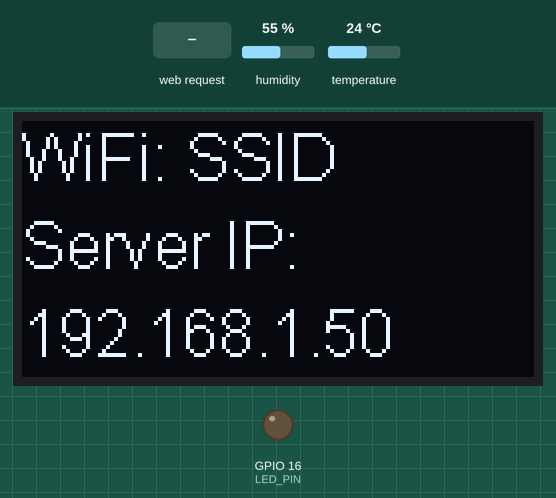
Simulated run of this sketch. Board: ESP32. On the bench: 128×64 one-colour display, output pins drawn as LEDs (lit = HIGH). The inputs (shaded band) are chosen by the test bench; at power-on: humidity 55 %, temperature 24 °C. WiFi joins after 1.5 s; servers stay silent unless stated; what the sketch prints to the serial monitor is not drawn.

Above: at 3.8 s.
3.9 s: HTTP request GET /dht received
At 5.1 s:
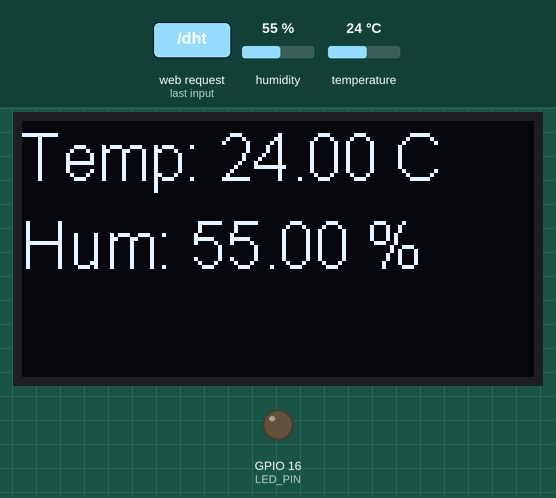
5.4 s: HTTP request GET /ledon received
At 6.6 s:
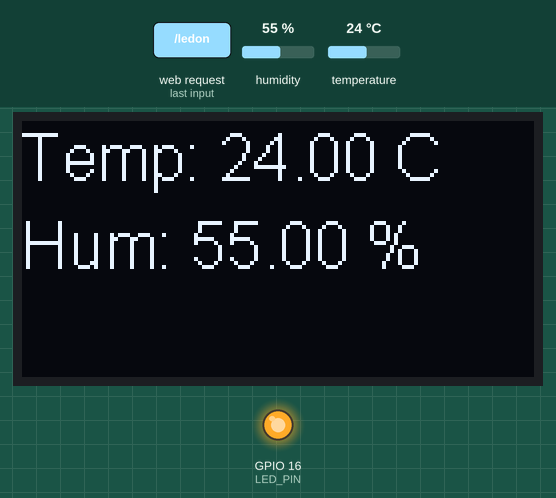
6.9 s: HTTP request GET /ledoff received
At 7.9 s:
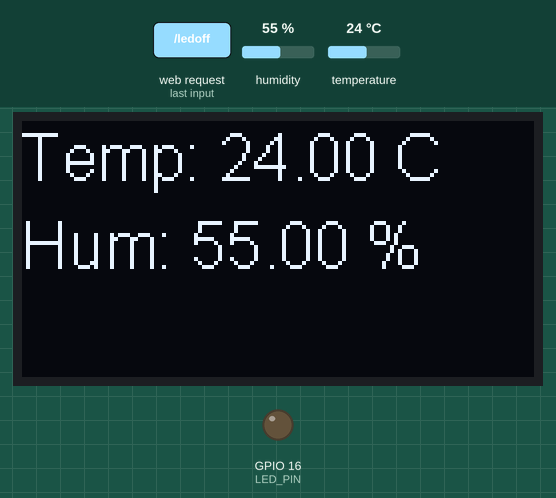
Timing chart, 0 to 9.9 s (numbered marks = the images above; inputs shaded):
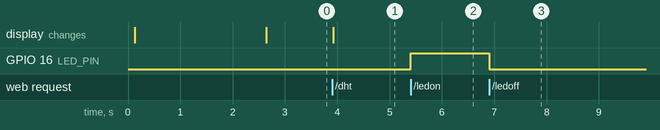

The sketch:

ESP32_WEB.ino
```cpp
#include "./Config.h"

#include <dht.h>
#include "SSD1306.h"
#include <WiFiClient.h>
#include <ESP32WebServer.h>
#include "WiFi.h"

dht DHT;
SSD1306 display(OLED_ADDRESS, SDA_PIN, SCL_PIN);
ESP32WebServer server(80);

void setup() {
  Serial.begin(115200);
  Serial.println();

  // Initialising LED
  pinMode(LED_PIN, OUTPUT);
  digitalWrite(LED_BUILTIN, LOW);

  // Initialising the display too.
  SetupOLED();
  delay(100);

  drawText("Connecting...", "", "");

  // We start by connecting to a WiFi network
  WiFi.mode(WIFI_STA);
  WiFi.disconnect();
  delay(500);

  Serial.println();
  Serial.println();
  Serial.print("Connecting to ");
  Serial.println(ssid);

  WiFi.begin(ssid, password);

  while (WiFi.status() != WL_CONNECTED) {
    delay(1000);
    Serial.print(".");
  }

  Serial.println("");
  Serial.println("WiFi connected.");
  Serial.println("IP address: ");
  Serial.println(WiFi.localIP());
  drawText("WiFi: " + String(ssid), "Server IP:", WiFi.localIP().toString());

  server.on("/", handleRoot);
  server.on("/hello", handleHello);
  server.onNotFound(handleNotFound);

  server.on("/dht", handleDHT);
  server.on("/dhttxt", handleDHTTXT);
  server.on("/dhtjson", handleDHTJSON);

  server.on("/ledon", handleLEDon);
  server.on("/ledoff", handleLEDoff);

  server.begin();
  Serial.println("HTTP server started");
}

void loop() {
  server.handleClient();
}
```

DHT22.ino
```cpp
// USE THIS: https://github.com/RobTillaart/Arduino/tree/master/libraries/DHTstable

void PrintDHT() {
  String tempStr = "Temp: " + String(DHT.temperature) + " C";
  String humStr = "Hum: " + String(DHT.humidity) + " %";
  drawText(tempStr, humStr, "");
}
```

OLED.ino
```cpp
void SetupOLED() {
  display.init();

  display.flipScreenVertically();
  display.setFont(ArialMT_Plain_16);
  display.setTextAlignment(TEXT_ALIGN_LEFT);
}

void drawText(String textLine1, String textLine2, String textLine3) {
  display.clear();
  display.drawString(0, 0, textLine1);
  display.drawString(0, 22, textLine2);
  display.drawString(0, 44, textLine3);
  display.display();
}
```

WebController.ino
```cpp
void handleRoot() {
  server.send(200, "text/plain", "GROOOOOT!");
}

void handleHello() {
  server.send(200, "text/plain", "Hello from ESP32!");
}

void handleDHT() {
  int chk = DHT.read22(DHT22_PIN);

  String message = "";
  if (chk == DHTLIB_OK) {
    PrintDHT();

    message += DHTtoHTML(DHT.temperature, DHT.humidity);
  } else {
    drawText("DHT read error!!!", "", "");
    message += "<html><body>DHT read error!!!</body></html>";
  }

  server.send(200, "text/html", message);
}

void handleDHTTXT() {
  int chk = DHT.read22(DHT22_PIN);

  String message = "";
  if (chk == DHTLIB_OK) {
    String tempStr = "Temp: " + String(DHT.temperature) + " C";
    String humStr = "Hum: " + String(DHT.humidity) + " %";
    drawText(tempStr, humStr, "");

    message += tempStr + "\n";
    message += humStr + "\n";

  } else {
    drawText("DHT read error!!!", "", "");
    message += "DHT read error!!!";
  }

  server.send(200, "text/plain", message);
}

void handleDHTJSON() {
  int chk = DHT.read22(DHT22_PIN);

  String message = "";
  if (chk == DHTLIB_OK) {
    PrintDHT();

    message += "{\"dht\": {\n";
    message += "  \"temperature\": " + String(DHT.temperature) + ",\n";
    message += "  \"humidity\": " + String(DHT.humidity) + "\n";
    message += "  }\n";
    message += "}\n";

  } else {
    drawText("DHT read error!!!", "", "");
    message += "{ \"error\" : \"true\" }";
  }

  server.send(200, "application/json", message);
}

void handleLEDon(){
  digitalWrite(LED_PIN, HIGH);
  server.send(200, "text/plain", "on");
}

void handleLEDoff(){
  digitalWrite(LED_PIN, LOW);
  server.send(200, "text/plain", "off");
}

void handleNotFound(){
  String message = "File Not Found\n\n";
  message += "URI: ";
  message += server.uri();
  message += "\nMethod: ";
  message += (server.method() == HTTP_GET)?"GET":"POST";
  message += "\nArguments: ";
  message += server.args();
  message += "\n";
  for (uint8_t i=0; i<server.args(); i++){
    message += " " + server.argName(i) + ": " + server.arg(i) + "\n";
  }
  server.send(404, "text/plain", message);
}
```

WebGauge.ino
```cpp
String DHTtoHTML(float temp, float hum) {
  String message = "<html> \
 <head> \
  <script type='text/javascript' src='https://www.gstatic.com/charts/loader.js'></script> \
  <script type='text/javascript'> \
    google.charts.load('current', {'packages':['gauge']}); \
    google.charts.setOnLoadCallback(drawGaugeTemp); \
    google.charts.setOnLoadCallback(drawGaugeHum); \
    function drawGaugeTemp() { \
  var gaugeData = google.visualization.arrayToDataTable([ \
    ['Label', 'Value'], \
    ['Temp C', ";

message += String(temp);

message += "] \
  ]); \
  var gaugeOptions = {min: 20, max: 40,  \
          yellowFrom: 20, yellowTo: 25, \
    greenFrom: 25, greenTo: 35, \
    redFrom: 35, redTo: 40, \
    minorTicks: 5 \
  }; \
      var gaugeTemp = new google.visualization.Gauge(document.getElementById('gauge_div_temp')); \
      gaugeTemp.draw(gaugeData, gaugeOptions); \
    } \
    function drawGaugeHum() { \
  var gaugeData = google.visualization.arrayToDataTable([ \
    ['Label', 'Value'], \
    ['Hum %', ";

message += String(hum);

message += "] \
  ]); \
  var gaugeOptions = {min: 0, max: 100, \
          yellowFrom: 0, yellowTo: 40, \
    greenFrom: 40, greenTo: 70, \
    redFrom: 70, redTo: 100, \
    minorTicks: 5 \
  }; \
      var gaugeHum = new google.visualization.Gauge(document.getElementById('gauge_div_hum')); \
      gaugeHum.draw(gaugeData, gaugeOptions); \
    } \
  </script> \
 </head> \
 <body> \
    <table><tr> \
    <td><div id='gauge_div_temp' style='width:280px; height: 280px;'></div></td> \
    <td><div id='gauge_div_hum' style='width:280px; height: 280px;'></div></td> \
    </tr></table> \
</body></html> ";

  return message;
}
```

Config.h
```cpp
// DHT
#define DHT22_PIN       15

// OLED
#define OLED_ADDRESS  0x3c
#define SDA_PIN          5
#define SCL_PIN          4

// WiFi
const char* ssid     = "SSID";
const char* password = "PASSWORD";

// LED
#define LED_PIN         16
```

Measured:
- after the input at 3.9 s, the display: changes at once (image 1)
- after the input at 5.4 s, GPIO 16 (LED_PIN): LOW → HIGH at once
- after the input at 6.9 s, GPIO 16 (LED_PIN): HIGH → LOW at once
